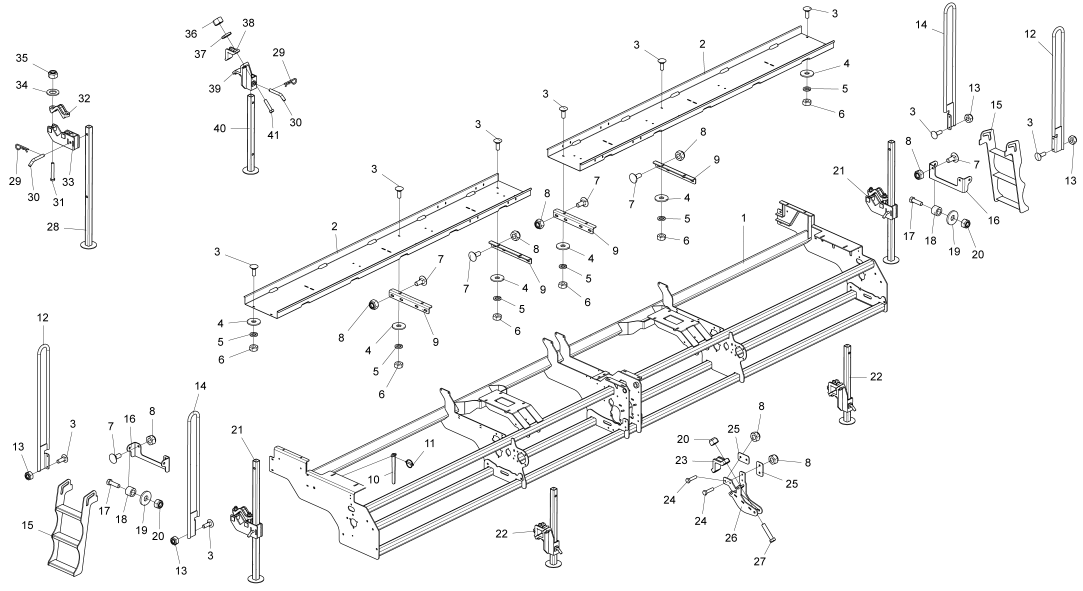
#> input picture imagens/01-PAG06.png, 3248 x 1772 px (shown at 1/3 size)
$ python -i main.py   (imports and definitions only)
#> lines starting #> are read from the running program, lines starting #| are printed output that depends on the picture
#> further down, picture is the input picture: PIL image 3248x1772 RGBA; mean R, G, B, A 15.3, 15.3, 15.3, 18.3
import os
from PIL import Image

def ajustar_imagem_para_folha(imagem, largura_folha=2700, altura_folha=1800, margem_largura=2400, margem_altura=1600):
    # Verifica se a imagem tem um canal alfa (transparência)
#> called with largura_folha = 2700, altura_folha = 1800, margem_largura = 2400, margem_altura = 1600
    if imagem.mode in ("RGBA", "LA") or (imagem.mode == "P" and "transparency" in imagem.info):
        # Converte para RGBA para manipular a transparência
        imagem = imagem.convert("RGBA")
    else:
        # Converte para RGB se a imagem não tiver transparência
        imagem = imagem.convert("RGB")

    largura_original, altura_original = imagem.size
#> largura_original = 3248; altura_original = 1772

    escala_largura = margem_largura / largura_original
#> escala_largura = 0.739
    escala_altura = margem_altura / altura_original
#> escala_altura = 0.903
    escala_final = min(escala_largura, escala_altura)
#> escala_final = 0.739

    nova_largura = int(largura_original * escala_final)
#> nova_largura = 2400
    nova_altura = int(altura_original * escala_final)
#> nova_altura = 1309
    imagem_redimensionada = imagem.resize((nova_largura, nova_altura), Image.LANCZOS)

    folha_branca = Image.new("RGBA", (largura_folha, altura_folha), (255, 255, 255, 255))
#> folha_branca: PIL image 2700x1800 RGBA; every value is 255
    pos_x = (largura_folha - nova_largura) // 2
#> pos_x = 150
    pos_y = (altura_folha - nova_altura) // 2
#> pos_y = 245
    folha_branca.paste(imagem_redimensionada, (pos_x, pos_y), imagem_redimensionada if imagem.mode == "RGBA" else None)
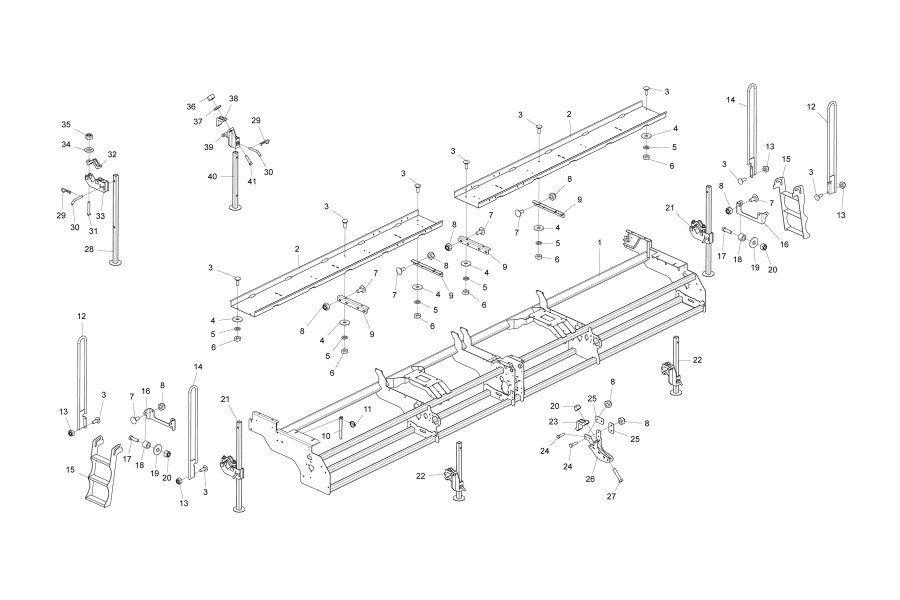
#> folha_branca: PIL image 2700x1800 RGBA (shown at 1/3 size); mean R, G, B, A 249, 249, 249, 253.3; transparent parts drawn white

    return folha_branca.convert("RGB")

def processar_diretorio(diretorio_entrada, diretorio_saida):
    if not os.path.exists(diretorio_entrada):
        print("Erro: O diretório de entrada não existe.")
        return

    os.makedirs(diretorio_saida, exist_ok=True)
    print(f"Processando imagens do diretório: {diretorio_entrada}")

    for nome_arquivo in os.listdir(diretorio_entrada):
        caminho_imagem = os.path.join(diretorio_entrada, nome_arquivo)

        if os.path.isfile(caminho_imagem) and nome_arquivo.lower().endswith(('.png', '.jpg', '.jpeg')):
            try:
                imagem = Image.open(caminho_imagem)
                imagem_editada = ajustar_imagem_para_folha(imagem)
                caminho_saida = os.path.join(diretorio_saida, nome_arquivo)
                imagem_editada.save(caminho_saida)
                print(f"Imagem salva: {caminho_saida}")
            except Exception as e:
                print(f"Erro ao processar {nome_arquivo}: {e}")
        else:
            print(f"Arquivo ignorado (não é imagem): {nome_arquivo}")

# [1 line that did not run here, left out]
# [1 line that did not run here, left out]
# [1 line that did not run here, left out]
# [1 line not run here, left out]

>>> from PIL import Image
>>> picture = Image.open('imagens/01-PAG06.png')
>>> result = ajustar_imagem_para_folha(picture)

$ run again, on imagens/05-PAG13.png
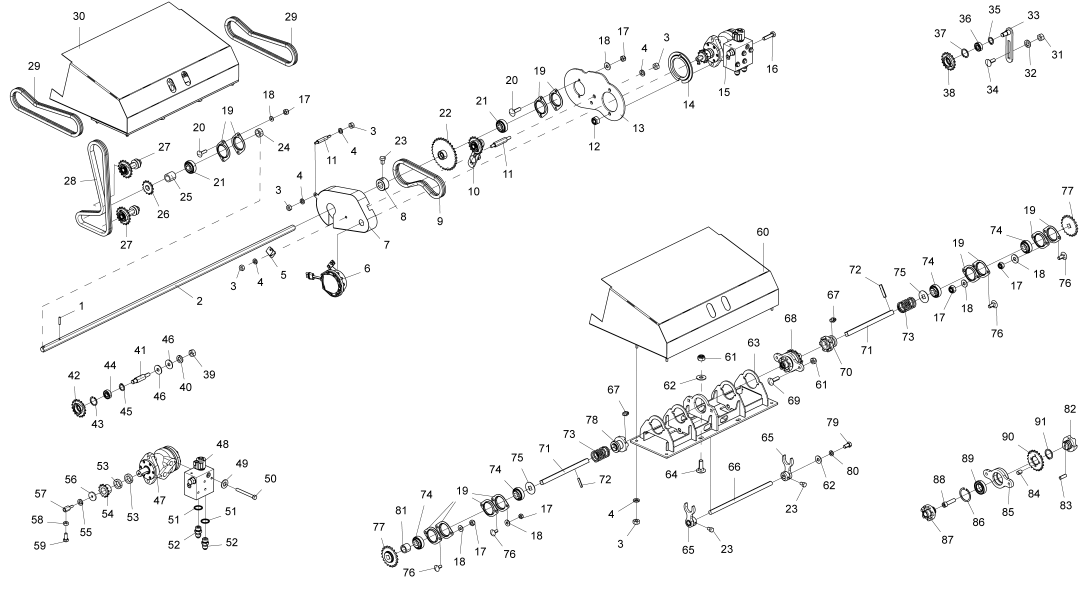
#> input picture imagens/05-PAG13.png, 3248 x 1772 px (shown at 1/3 size)
#> picture is the input picture: PIL image 3248x1772 RGBA; mean R, G, B, A 25.4, 25.4, 25.4, 26.7
#> in ajustar_imagem_para_folha, `folha_branca.paste(imagem_redimensionada, (pos_x, pos_y), imagem_redim..`:
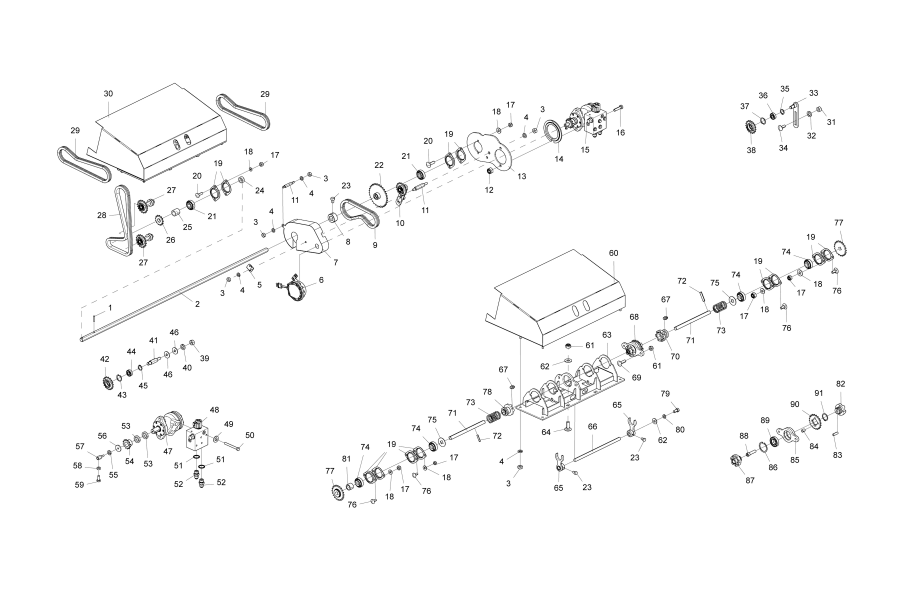
#> folha_branca: PIL image 2700x1800 RGBA (shown at 1/3 size); mean R, G, B, A 249.6, 249.6, 249.6, 253.6; transparent parts drawn white

$ run again, on imagens/06-PAG15.png
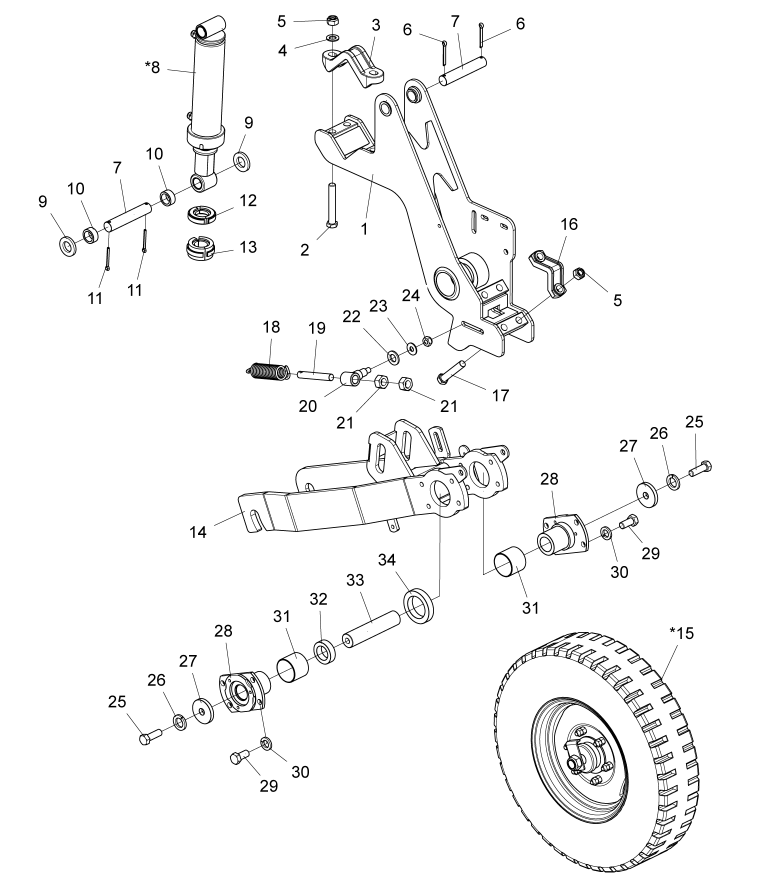
#> input picture imagens/06-PAG15.png, 1535 x 1772 px (shown at 1/2 size)
#> picture is the input picture: PIL image 1535x1772 RGBA; mean R, G, B, A 52.7, 52.7, 52.7, 18.5
#> in ajustar_imagem_para_folha, `imagem_redimensionada = imagem.resize((nova_largura, nova_altura), Ima..`:
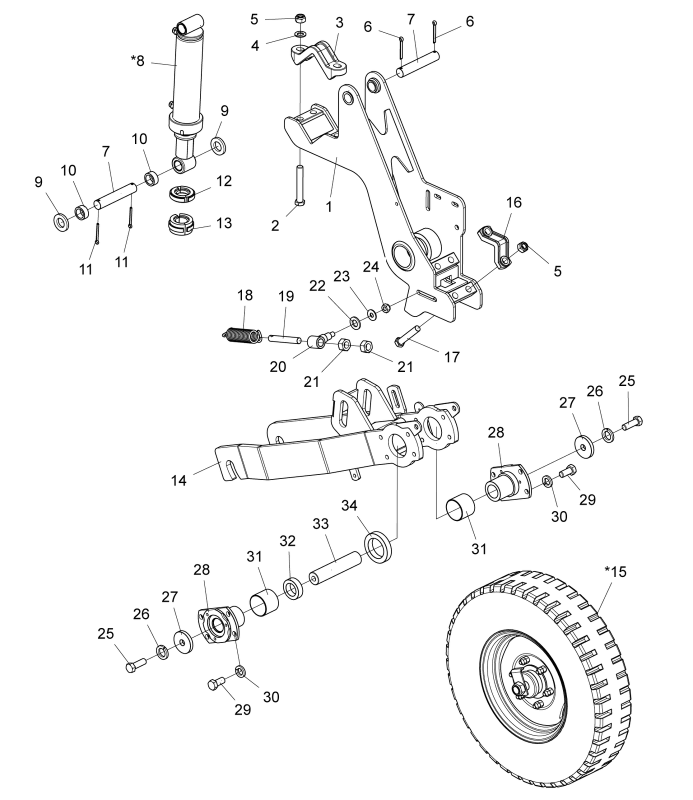
#> imagem_redimensionada: PIL image 1386x1600 RGBA (shown at 1/2 size); mean R, G, B, A 11.8, 11.8, 11.8, 18.7; transparent parts drawn white
#> in ajustar_imagem_para_folha, `folha_branca.paste(imagem_redimensionada, (pos_x, pos_y), imagem_redim..`:
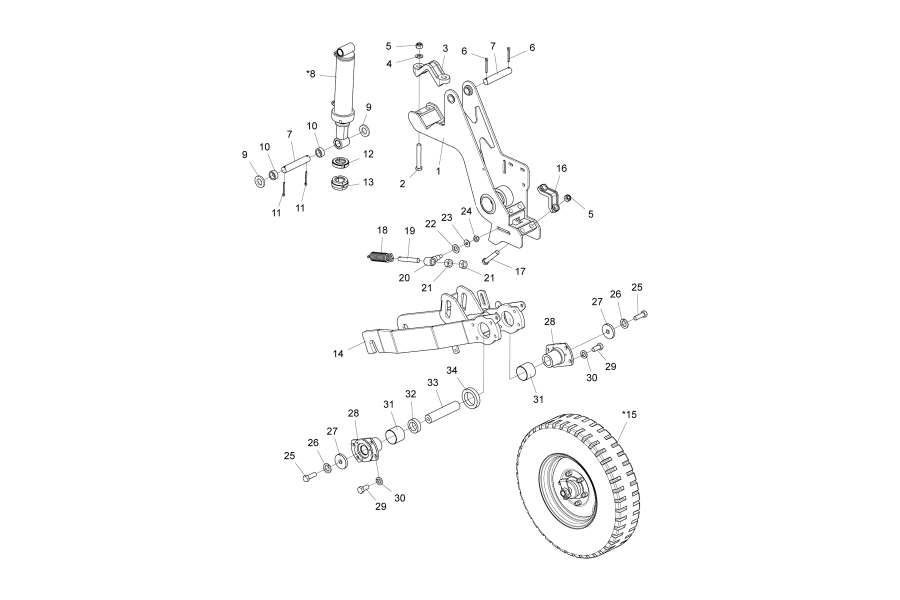
#> folha_branca: PIL image 2700x1800 RGBA (shown at 1/3 size); mean R, G, B, A 251.1, 251.1, 251.1, 254; transparent parts drawn white

$ run again, on imagens/07-PAG16.png
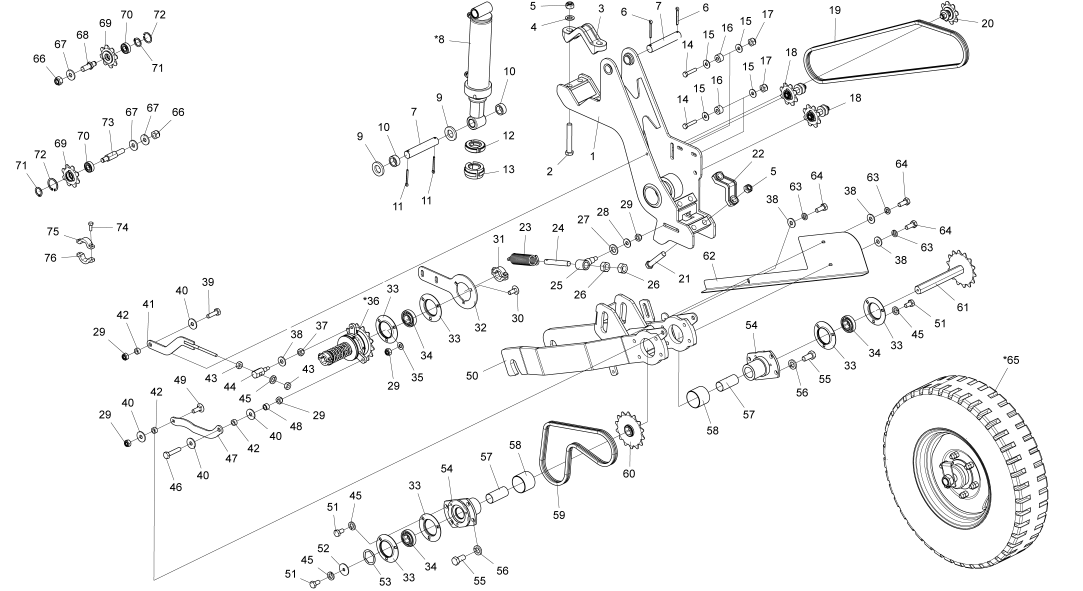
#> input picture imagens/07-PAG16.png, 3248 x 1772 px (shown at 1/3 size)
#> picture is the input picture: PIL image 3248x1772 RGBA; mean R, G, B, A 25.5, 25.5, 25.5, 22.9
#> in ajustar_imagem_para_folha, `folha_branca.paste(imagem_redimensionada, (pos_x, pos_y), imagem_redim..`:
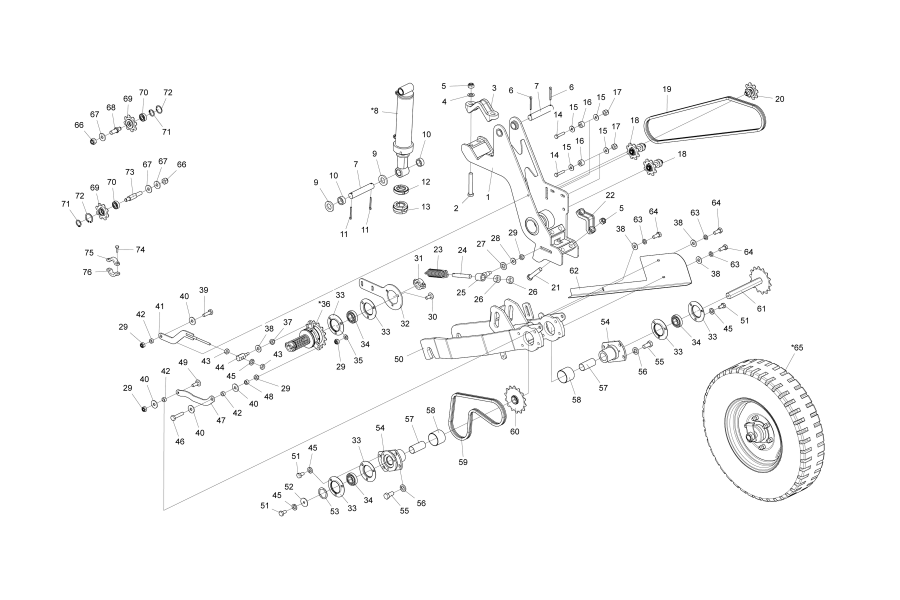
#> folha_branca: PIL image 2700x1800 RGBA (shown at 1/3 size); mean R, G, B, A 249, 249, 249, 253.3; transparent parts drawn white
